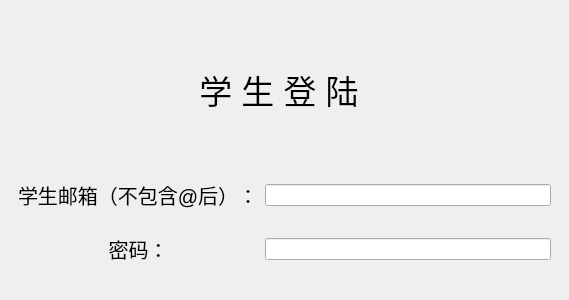
<?xml version="1.0" encoding="UTF-8"?>
<ui version="4.0">
 <class>MainWindow</class>
 <widget class="QMainWindow" name="MainWindow">
  <property name="geometry">
   <rect>
    <x>0</x>
    <y>0</y>
    <width>569</width>
    <height>300</height>
   </rect>
  </property>
  <property name="windowTitle">
   <string>MainWindow</string>
  </property>
  <widget class="QWidget" name="centralwidget">
   <layout class="QVBoxLayout" name="verticalLayout">
    <item>
     <widget class="QWidget" name="widget_2" native="true">
      <property name="layoutDirection">
       <enum>Qt::LeftToRight</enum>
      </property>
      <widget class="QLabel" name="label_3">
       <property name="geometry">
        <rect>
         <x>170</x>
         <y>30</y>
         <width>200</width>
         <height>100</height>
        </rect>
       </property>
       <property name="font">
        <font>
         <pointsize>25</pointsize>
        </font>
       </property>
       <property name="text">
        <string>学 生 登 陆</string>
       </property>
       <property name="alignment">
        <set>Qt::AlignCenter</set>
       </property>
      </widget>
     </widget>
    </item>
    <item>
     <widget class="QWidget" name="widget" native="true">
      <layout class="QGridLayout" name="gridLayout">
       <item row="2" column="0">
        <widget class="QLabel" name="label">
         <property name="font">
          <font>
           <pointsize>15</pointsize>
          </font>
         </property>
         <property name="text">
          <string>学生邮箱（不包含@后）：</string>
         </property>
        </widget>
       </item>
       <item row="2" column="1">
        <widget class="QLineEdit" name="lineEdit"/>
       </item>
       <item row="3" column="1">
        <widget class="QLineEdit" name="lineEdit_2"/>
       </item>
       <item row="3" column="0">
        <widget class="QLabel" name="label_2">
         <property name="minimumSize">
          <size>
           <width>2</width>
           <height>0</height>
          </size>
         </property>
         <property name="font">
          <font>
           <pointsize>15</pointsize>
          </font>
         </property>
         <property name="text">
          <string>密码：</string>
         </property>
         <property name="alignment">
          <set>Qt::AlignCenter</set>
         </property>
        </widget>
       </item>
      </layout>
     </widget>
    </item>
   </layout>
  </widget>
 </widget>
 <resources/>
 <connections/>
</ui>
